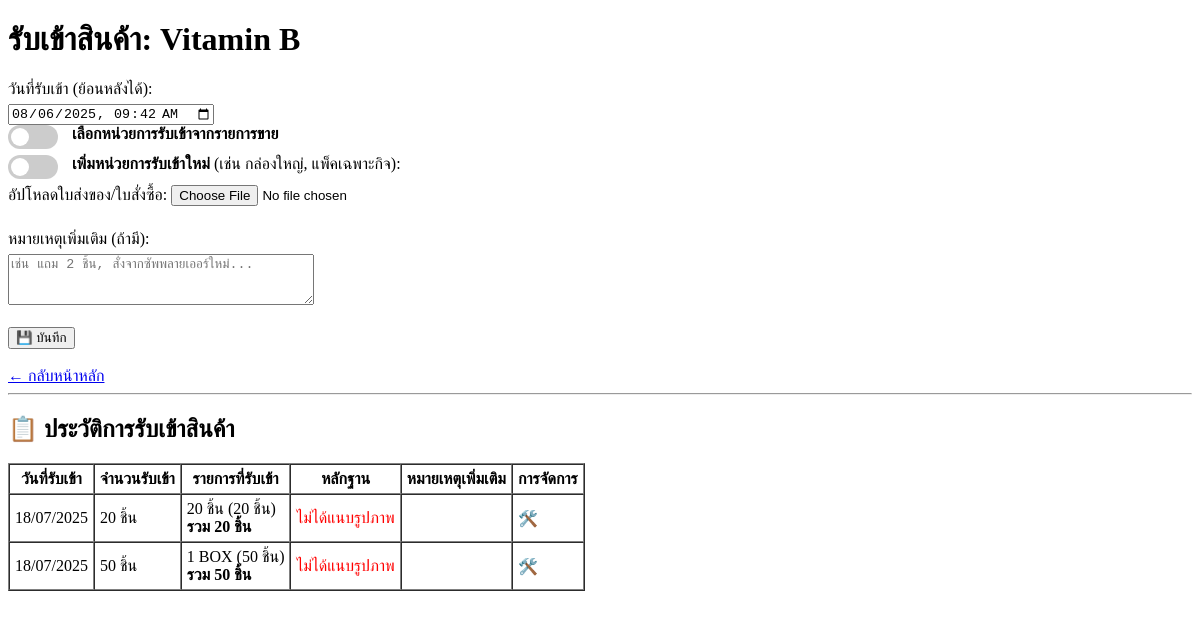
/stock_in/2, run on an earlier commit of the app's database.
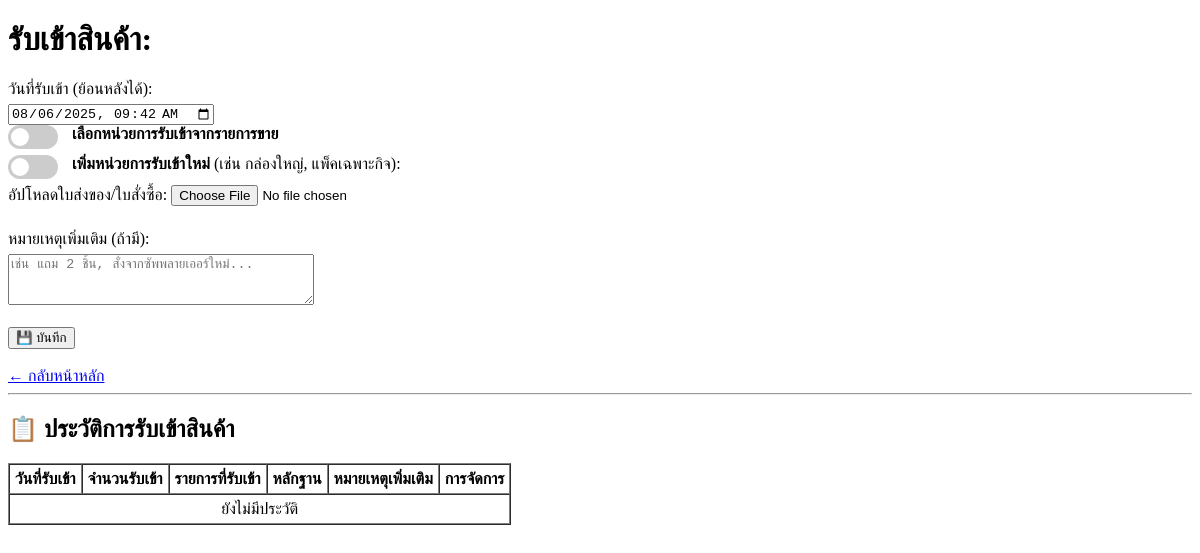
And on a later commit of the database.
### model.py (models this page shows, shortened)
class Product(db.Model):
    __tablename__ = 'product'
    id = db.Column(db.Integer, primary_key=True)
    name = db.Column(db.String(100), nullable=False) #ชื่อสินค้า
    sku = db.Column(db.String(50), unique=True, nullable=False) #รหัสSKU
    cost_price = db.Column(db.Float, nullable=False) #ราคาต้นทุนสินค้า
    category = db.Column(db.String(50)) #หมวดหมู่สินค้า เช่น Vitamin / Drug / กระดาษ  ไม่ได้มีผลอะไรกับ data
    unit = db.Column(db.String(20)) #หน่วยนับ(แบบชิ้น)
    stock = db.Column(db.Integer, default=0) #จำนวนคงเหลือสต๊อก(แบบชิ้น)
    image_filename = db.Column(db.String(200))  #ชื่อไฟล์รูปภาพ
    variants = db.relationship('ProductVariant', backref='product', cascade="all, delete-orphan", lazy=True)

class StockIn(db.Model): #ข้อมูลการรับเข้าสินค้า
    __tablename__ = 'stock_in'
    id = db.Column(db.Integer, primary_key=True)
    product_id = db.Column(db.Integer, db.ForeignKey('product.id'), nullable=False)
    date_in = db.Column(db.DateTime, nullable=False, default=datetime.utcnow) #วันที่รับเข้า
    evidence_image = db.Column(db.String(200)) # ชื่อไฟล์ภาพหลักฐาน
    note = db.Column(db.String(200))  #บันทึกหมายเหตุ
    product = db.relationship('Product', backref=db.backref('stockins', lazy=True))
    details = db.relationship('StockInVariant', back_populates="stock_in", cascade="all, delete-orphan")
    @property
    def total_units(self):
        return sum([detail.quantity * detail.unit_multiplier for detail in self.details])

class StockInVariant(db.Model): #ข้อมูลการรับเข้าสินค้าแบบมี Variant ไม่ใช่หน่วยเล็กที่สุด 1 ชิ้น เช่นเป็นลัง ก่อนมาแบ่งขาย
    __tablename__ = 'stock_in_variant'
    id = db.Column(db.Integer, primary_key=True)
    stock_in_id = db.Column(db.Integer, db.ForeignKey('stock_in.id'), nullable=False)
    variant_id = db.Column(db.Integer, db.ForeignKey('product_variant.id'), nullable=True)
    variant = db.relationship('ProductVariant')
    quantity = db.Column(db.Integer, nullable=False)  # จำนวนที่รับเข้า (เช่น 3 ลัง)
    unit_multiplier = db.Column(db.Integer, nullable=False, default=1)  # เช่น 1 ลัง = 100 ชิ้น
    stock_in = db.relationship('StockIn', back_populates="details")
    sale_mode = db.Column(db.String(100), nullable=False)   # เช่น “กล่องใหญ่”
    pack_size = db.Column(db.Integer, nullable=False)

### app.py (the view, shortened to what this page needs)
@app.route('/stock_in/<int:product_id>', methods=['GET', 'POST'])
def stock_in(product_id):
    product = Product.query.get_or_404(product_id)
    variants_json = [v.to_dict() for v in product.variants if v.is_for_sale]
    from sqlalchemy.orm import joinedload
    history = StockIn.query \
        .filter_by(product_id=product.id) \
        .order_by(StockIn.date_in.desc()) \
        .options(joinedload(StockIn.details)) \
        .all()
    current_datetime = datetime.now().strftime('%Y-%m-%dT%H:%M')
    history = sorted(product.stockins, key=lambda r: r.date_in)
    return render_template(
        'stock_in.html',
        product=product,
        history=history,
        current_datetime=current_datetime,
        variants_json=variants_json
    )

### model.py (called while the page is built)
    def to_dict(self):
        return {
            "id": self.id,
            "pack_size": self.pack_size,
            "sku_suffix": self.sku_suffix,
            "sale_mode": self.sale_mode,
            "pack_size": self.pack_size,
            "selling_price": self.selling_price,
            "stock": self.stock,
            "is_for_sale": self.is_for_sale
        }

### templates/stock_in.html (shortened to what this page needs)
<!DOCTYPE html>
<html lang="en">
  <head>
  </head>
  <body>
    <h1>รับเข้าสินค้า: {{ product.name }}</h1>
    <form method="post" enctype="multipart/form-data">
      <label>วันที่รับเข้า (ย้อนหลังได้):</label>
      <input type="datetime-local" name="date_in" value="{{ current_datetime }}" required />
      <br />
      <label class="switch">
        <span class="slider"></span>
      </label>
      <strong>
        เลือกหน่วยการรับเข้าจากรายการขาย
      </strong>
      <label class="switch">
        <span class="slider"></span>
      </label>
        <strong>
          เพิ่มหน่วยการรับเข้าใหม่
        </strong> (เช่น กล่องใหญ่, แพ็คเฉพาะกิจ):
      <br />
      <label
        >อัปโหลดใบส่งของ/ใบสั่งซื้อ:
        <input type="file" name="evidence" accept="image/*" /></label
      ><br />
      <label>หมายเหตุเพิ่มเติม (ถ้ามี):</label>
      <textarea
        name="note"
        rows="3"
        cols="40"
        placeholder="เช่น แถม 2 ชิ้น, สั่งจากซัพพลายเออร์ใหม่..."
      ></textarea>
      <br /><br />
      <button type="submit">💾 บันทึก</button>
    </form>
    <br />
    <a href="{{ url_for('index') }}">← กลับหน้าหลัก</a>
    <hr />
    <h2>📋 ประวัติการรับเข้าสินค้า</h2>
    <table border="1" cellpadding="5" cellspacing="0">
      <thead>
        <tr>
          <th>วันที่รับเข้า</th>
          <th>จำนวนรับเข้า</th>
          <th>รายการที่รับเข้า</th>
          <th>หลักฐาน</th>
          <th>หมายเหตุเพิ่มเติม</th>
          <th>การจัดการ</th>
        </tr>
      </thead>
      <tbody>
        {% for record in history %}
        <tr>
          <td>
            {% if record.date_in %}
              {{ record.date_in.strftime('%d/%m/%Y') }}
            {% else %}
            <span style="color:red;">— ไม่มีข้อมูลวันที่ —</span>
            {% endif %}
          </td>
          <td>
            {{ record.total_units }} {{ product.unit }}
          </td>
          <td>
            {% for detail in record.details %}
              {{ detail.quantity }} {{ detail.sale_mode }}
              {% if detail.pack_size %}
                ({{ detail.quantity * detail.pack_size }} {{ product.unit }})
              {% endif %}
              {% if loop.last %}<br>
                <strong>รวม {{ record.total_units }} {{ product.unit }}
              {% endif %}
              <br>
             {% endfor %}
            </td>
          <td>
            {% if record.evidence_image %}
            <a
              href="{{ url_for('static', filename='uploads/' ~ record.evidence_image) }}"
              target="_blank"
              >ดูรูป</a
            >
            {% else %}<span style="color: red">ไม่ได้แนบรูปภาพ</span>{% endif %}
          </td>
          <td>
          </td>
          <td class="manage-cell">
            <span
              class="edit-icon"
              onclick="openEditModal(
                {{ record.id }},
                '{{ record.date_in.strftime('%Y-%m-%dT%H:%M') if record.date_in else '' }}',
                `{{ record.note | default('') | e }}`
              )"
              >🛠️</span
            >
          </td>
        </tr>
        {% else %}
        <tr>
          <td colspan="6" style="text-align: center">ยังไม่มีประวัติ</td>
        </tr>
        {% endfor %}
      </tbody>
    </table>
  </body>
</html>

What changed in the data, as far as the page shows it:
no longer on this page (row edited): Product: name "Vitamin B", unit "ชิ้น"
no longer on this page (row edited): StockIn: date_in "18/07/2025", total_units "20", shows "ไม่ได้แนบรูปภาพ"
no longer on this page (row edited): StockInVariant: quantity "20", sale_mode "ชิ้น", detail.quantity*detail.pack_size "20", total_units "20", shown under "18/07/2025"
removed StockIn: date_in "18/07/2025", total_units "50", shows "ไม่ได้แนบรูปภาพ"
removed StockInVariant: quantity "1", sale_mode "BOX", detail.quantity*detail.pack_size "50", total_units "50", shown under "18/07/2025"
Also different on the page:
text now shown: "ยังไม่มีประวัติ"
